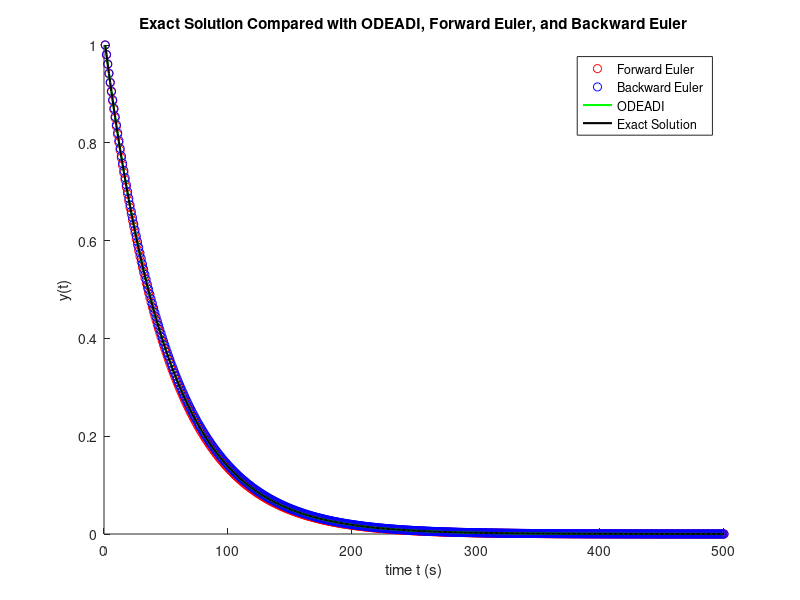

Source code (MATLAB):
clear all
clc
close all

Ttot = 10; %total time
dt = .02;
N = Ttot/dt; %N = time steps
t = 0:dt:Ttot;

% y0 =1;
yf = ones(1,N);
yb = ones(1,N);
yadi = ones(1,N);
yexact = ones(1,N);

for j = 2:N
yf(j) = yf(j-1)*(1-dt);
yb(j) = yb(j-1)*(1/(1+dt));
yadi(j) = yadi(j-1)*((1-dt/2)/(1+dt/2));
yexact(j) = yexact(j-1)*(exp(-dt));
end

figure(1)
hold on
plot(1:N,yf,'ro') % plot of forward Euler
plot(1:N,yb,'bo') % plot of backward Euler
plot(1:N,yadi,'g','Linewidth',1.5) % plot of ODEADI
plot(1:N,yexact,'k','Linewidth',1.5) %plot of exact solution
xlabel('time t (s)')
ylabel('y(t)')
title('Exact Solution Compared with ODEADI, Forward Euler, and Backward Euler')
legend('Forward Euler','Backward Euler','ODEADI','Exact Solution')
hold off